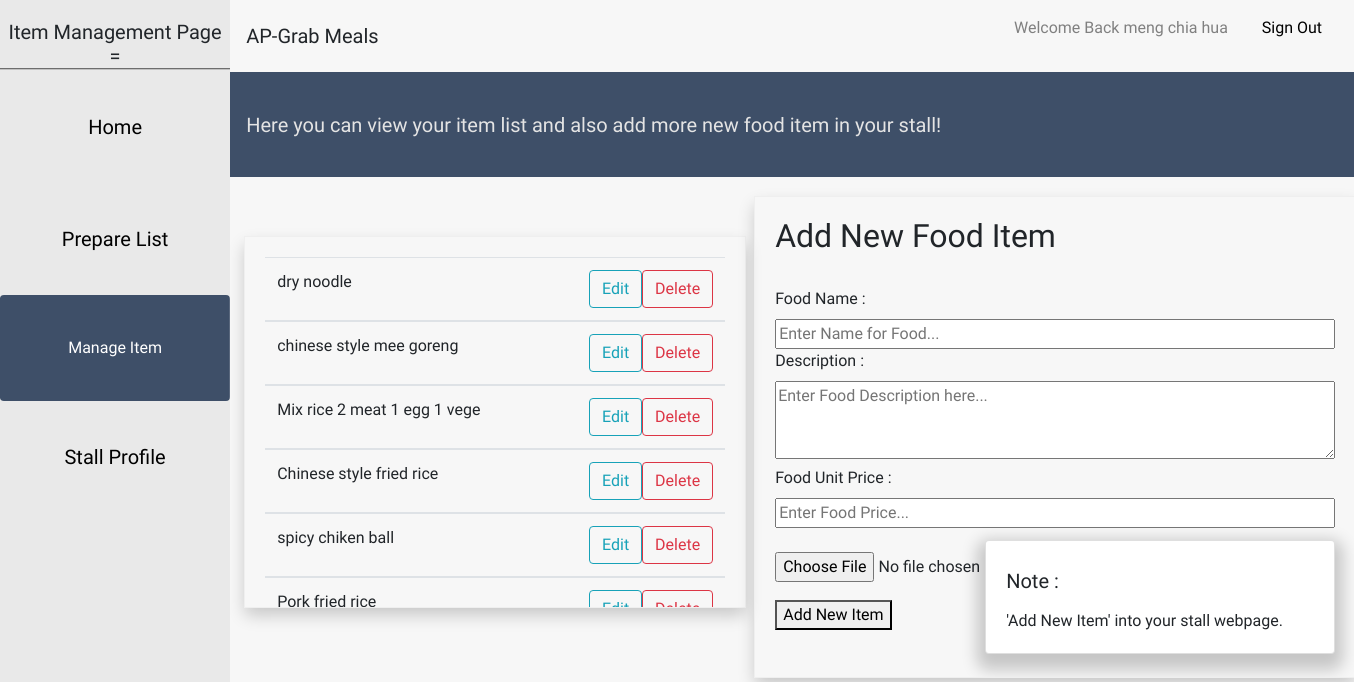
Screenshot of /Stall_Department/manage.php (signed in) with the database file from the repository.
### tables this page shows
CREATE TABLE IF NOT EXISTS `food` (
  `Food_ID` varchar(255) NOT NULL,
  `Stall_ID` int(11) NOT NULL,
  `Food_Name` varchar(255) NOT NULL,
  `Food_Category` varchar(255) NOT NULL,
  `Unit_Price` varchar(255) NOT NULL,
  `Food_Description` varchar(255) NOT NULL,
  `Food_File` varchar(255) NOT NULL,
  `Food_Status` varchar(255) NOT NULL,
  PRIMARY KEY (`Food_ID`)
);

### Stall_Department/manage.php (the view, shortened to what this page needs)
<?php session_start();
include("base.php");
?>
<div class="whole">
	<nav class="navbar navbar-light ayoyolaoshi">
		<div>
			<a class="navbar-brand">Here you can view your item list and also add more new food item in your stall!</a>
		</div>
	</nav>
<div class="container haizzzaaa">
	<div class="tablecon alaloi">
		<table class="table">
			<form method="post">
			<?php
				$id = mysqli_real_escape_string($con, $_SESSION['login_stallid']);
				$sql = "SELECT * FROM food WHERE Stall_ID = '$id'";
				$result = mysqli_query($con, $sql);
				while($food = mysqli_fetch_array($result)){
					if(($food['Stall_ID']) === ($_SESSION['login_stallid'])){
						$name = $food['Food_Name'];
						echo "<tbody>";
						echo "<tr>";
						echo "<td>";
						echo "<a class='havnomen'>".$name."</a>";
						echo "<a href='delete.php?id=".$food['Food_ID']."' name='delete' class='btnm btn btn-outline-danger'>Delete</a>";
						echo "<a href='edit.php?id=".$food['Food_ID']."' name='edit' class='btnm btn btn-outline-info'>Edit</a>";
						echo "</td>";
						echo "</tr>";
						echo "</tbody>";
					}
				}
			?>
			</form>
		</table>
	</div>
<div>
	<div class="add_form">
		<div>
			<h2>Add New Food Item</h2>
			<br>
		</div>
			<form action="addfood.php" class="login_form" method="post" enctype="multipart/form-data" onsubmit="return validateForm()" name="myForm" >
				<div>
					<label for="foodname">Food Name :</label>
					<input type="text" name="foodname" id="foodname" placeholder="Enter Name for Food..." required>
				</div>
				<div>
					<label for="fooddescription">Description :</label>
					<textarea type="text" name="fooddescription" id="fooddescription" placeholder="Enter Food Description here..." rows="3" required></textarea>
				</div>
				<div>
					<label for="foodprice">Food Unit Price :</label>
					<input type="text" name="foodprice" id="foodprice"  placeholder="Enter Food Price..." required>
				</div>
				<br>
				<div class="left">
					<input type="file" name="image" id="image" required>
				</div>
				<br><br>
				<button type="submit" name="submit">Add New Item</button>
				<div class="card1">
				<div class="card">
					<div class="card-body">
						<a class="navbar-brand">Note :</a>
						<br><br>
						<p class="card-text">'Add New Item' into your stall webpage.</p>
					</div>
				</div>
				</div>
			</form>
	</div>
</div>
</div>
</div>

### Stall_Department/home.css (style rules this page uses)
html,body { background-color: #f7f7f7; font-family: 'Open Sans Condensed', sans-serif; }
body { font-family: 'Open Sans Condensed', sans-serif; }
.container { box-shadow: 0px 8px 16px 0px rgba(0,0,0,0.2)!important; width:1200px!important; }
.alaloi { outline-style:groove!important; outline-width:1px!important; outline-color:#efefef!important; width:500px; float:left; margin-top:60px; }
.haizzzaaa { height:520px; }
.ayoyolaoshi { height:105px; background-color:#3e4f68!important; color:#e4e4e4; }
.havnomen { -webkit-touch-callout: none; -webkit-user-select: none; -khtml-user-select: none; -moz-user-select: none; -ms-user-select: none; user-select: none; }

### Stall_Department/manage.css (style rules this page uses)
.login_form { height:350px!important; }
.login_form label { float:left; }
.login_form button { float:left; }
.login_form input { width:100%; }
.login_form textarea { width:100%; }
.left { float:left; margin-left:0px!important; }
.tablecon { overflow:auto; height:370px; padding:20px; box-shadow: 0px 8px 16px 0px rgba(0,0,0,0.2)!important; }
.whole { float:right; width:83%; height:650px; }
.add_form { padding:20px; width:600px; height:480px; float:right; overflow:auto; outline-style:groove!important; outline-width:1px!important; outline-color:#efefef!important; margin-top:20px; box-shadow: 0px 8px 16px 0px rgba(0,0,0,0.2)!important; }
.card1 { width:350px; float:right; margin-top:-60px; }
.card-body a { float:left; }
.btnm { float:right; }

### Stall_Department/changepass.css (style rules this page uses)
.left { float:left; margin-left:40%; }
.card { outline-style:normal!important; outline-width:10px!important; outline-color:#42a8bc!important; box-shadow: 0px 8px 16px 8px rgba(0,0,0,0.2)!important; }

### Stall_Department/base.php (style rules this page uses)
body { font-family: 'ZCOOL XiaoWei', serif; }

### rows the page displays
food: Food_Name "dry noodle"
food: Food_Name "chinese style mee goreng"
food: Food_Name "Mix rice 2 meat 1 egg 1 vege"
food: Food_Name "Chinese style fried rice"
food: Food_Name "spicy chiken ball"
food: Food_Name "Pork fried rice"

### other values shown
$_SESSION["login_stall"] "meng chia hua"
